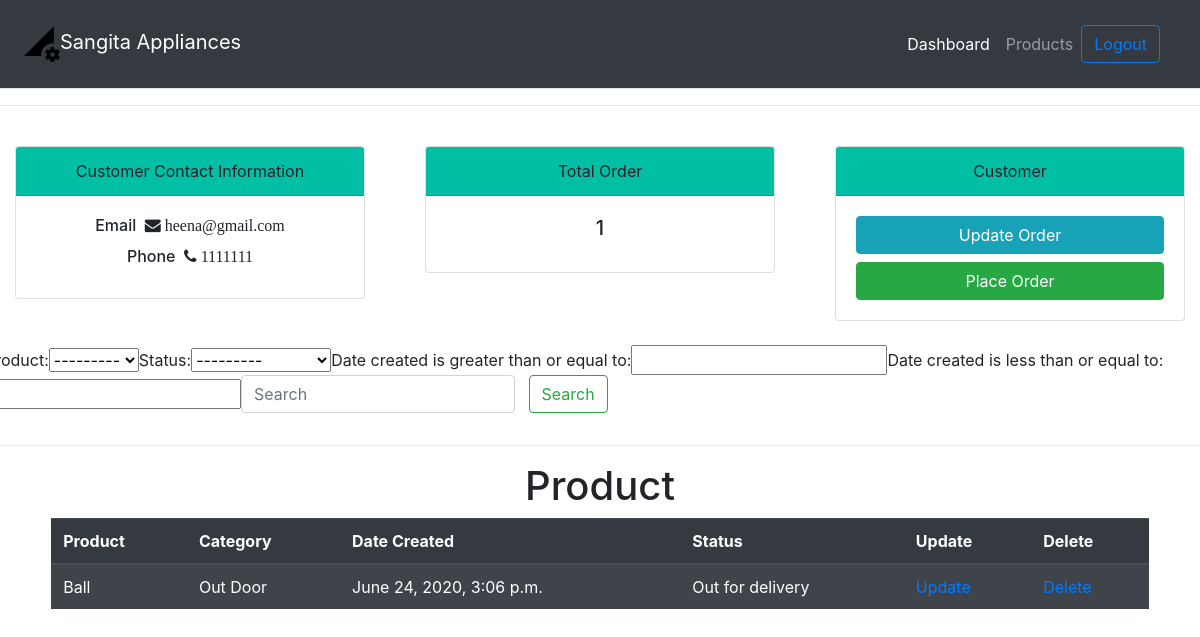
Screenshot of /customer/3 (signed in) with the database file from the repository.
### product_app/models.py (models this page shows, shortened)
class Customer(models.Model):
    user = models.OneToOneField(User, null=True, on_delete=models.CASCADE)
    name = models.CharField(max_length=200, null=True)
    phone = models.CharField(max_length=200, null=True)
    email = models.CharField(max_length=200, null=True)
    date_created = models.DateTimeField(auto_now_add=True)
    profile_pic = models.ImageField(null=True, blank=True)

class Order(models.Model):
    STATUS = (('Pending', 'Pending'),
              ('Out for delivery', 'Out for delivery'),
              ('Delivered', 'Delivered'))
    customer = models.ForeignKey(Customer, null=True, on_delete=models.SET_NULL)
    product = models.ForeignKey(Product, null=True, on_delete=models.SET_NULL)
    date_created = models.DateTimeField(auto_now_add=True)
    status = models.CharField(max_length=200, choices=STATUS)

class Product(models.Model):
    CATEGORY = (('Indoor', 'Indoor'),
                ('Out Door', 'Out Door'))
    name = models.CharField(max_length=200, null=True)
    price = models.FloatField(null=True)
    category = models.CharField(max_length=200, null=True, choices=CATEGORY)
    description = models.CharField(max_length=200, null=True, blank=True)
    date_created = models.DateTimeField(auto_now_add=True)
    tag = models.ManyToManyField(Tag)
    def __str__(self):
        return self.name

### product_app/decorators.py (the view)
        def wrapper_func(request, *args, **kwargs):
            group=None
            if request.user.groups.exists():
                group=request.user.groups.all()[0].name
            if group in allowed_roles:
                return view_fun(request, *args, **kwargs)
            else:
                return HttpResponse("You are not authorized")

### product_app/views.py (called while the page is built)
@login_required(login_url='login')
@allowed_users(allowed_roles=['admin'])
def customerPage(request, pk):
    customer = Customer.objects.get(id=pk)
    customer_order = customer.order_set.all()
    myfilter = OrderFilter(request.GET, queryset=customer_order)
    customer_order = myfilter.qs
    total_order = customer_order.count()
    context = {"customer": customer, "orders": customer_order, "total_order": total_order, 'myfilter': myfilter}
    return render(request, 'Accounts/customer.html', context)

### templates/Accounts/customer.html (shortened to what this page needs)
{% extends "Accounts/main.html" %}
{% block content%}
<br>
<div class="row text-center">
    <div class="col">
        <div class="col-md">
            <div class="card">
                  <div class="card-header" style=" background-color:#00bfa5 ;">
                   Customer Contact Information
                  </div>
              <div class="card-body">
                <h6 class="card-title">Email &nbsp;<i class="fa fa-envelope"> {{customer.email}} </i> </h6>
                  <h6 class="card-title">Phone &nbsp;<i class="fa fa-phone"> {{customer.phone}} </i>  </h6>
              </div>
        </div>
        </div>
    </div>
     <div class="col">
        <div class="col-md">
            <div class="card">
                  <div class="card-header" style=" background-color:#00bfa5 ;">
                   Total Order
                  </div>
              <div class="card-body">
                <h5 class="card-title">{{total_order}}</h5>
              </div>
        </div>
        </div>
    </div>
     <div class="col">
        <div class="col-md">
            <div class="card">
                  <div class="card-header" style=" background-color:#00bfa5 ;">
                   Customer
                  </div>
                <div class="card-body">
                 <a href="" class="btn btn-block btn-info ">Update Order</a>
                    <a href="{% url 'create_order' customer.id %}" class="btn btn-block btn-success ">Place Order</a>
              </div>
        </div>
        </div>
    </div>
</div>
<br>
<div class="row d-flex justify-content-center text-center">
    <form class="form-inline" method="GET">
        {{myfilter.form}}
        <input class="form-control block" type="search" placeholder="Search" aria-label="Search"> &nbsp;&nbsp;&nbsp;
         <button class="btn btn-outline-success " type="submit">Search</button>
  </form>
</div>
<hr>
<div class="row d-flex justify-content-center text-center">
    <div class="col-md-11">
        <h1>Product</h1>
        <table class="table table-striped table-dark">
              <thead>
                <tr>
                  <th scope="col">Product</th>
                  <th scope="col">Category</th>
                  <th scope="col">Date Created</th>
                     <th scope="col">Status</th>
                    <th scope="col">Update</th>
                    <th scope="col">Delete</th>
                </tr>
              </thead>
             <tbody>
             {% for o in orders%}
                <tr>
                  <td>{{o.product}}</td>
                  <td>{{o.product.category}}</td>
                  <td>{{o.date_created}}</td>
                    <td>{{o.status}}</td>
                     <td><a href="{% url 'update_order' o.id %}">Update</a></td>
                    <td><a href="{% url 'delete_order' o.id %}">Delete</a></td>
                </tr>
            {%endfor%}
             </tbody>
</table>
</div>
</div>
{% endblock %}

### rows the page displays
Customer: email "heena@gmail.com", phone "1111111"
Order: product "Ball", product.category "Out Door", date_created "June 24, 2020, 3:06 p.m.", status "Out for delivery"

### other values shown
{{ total_order }} "1"
